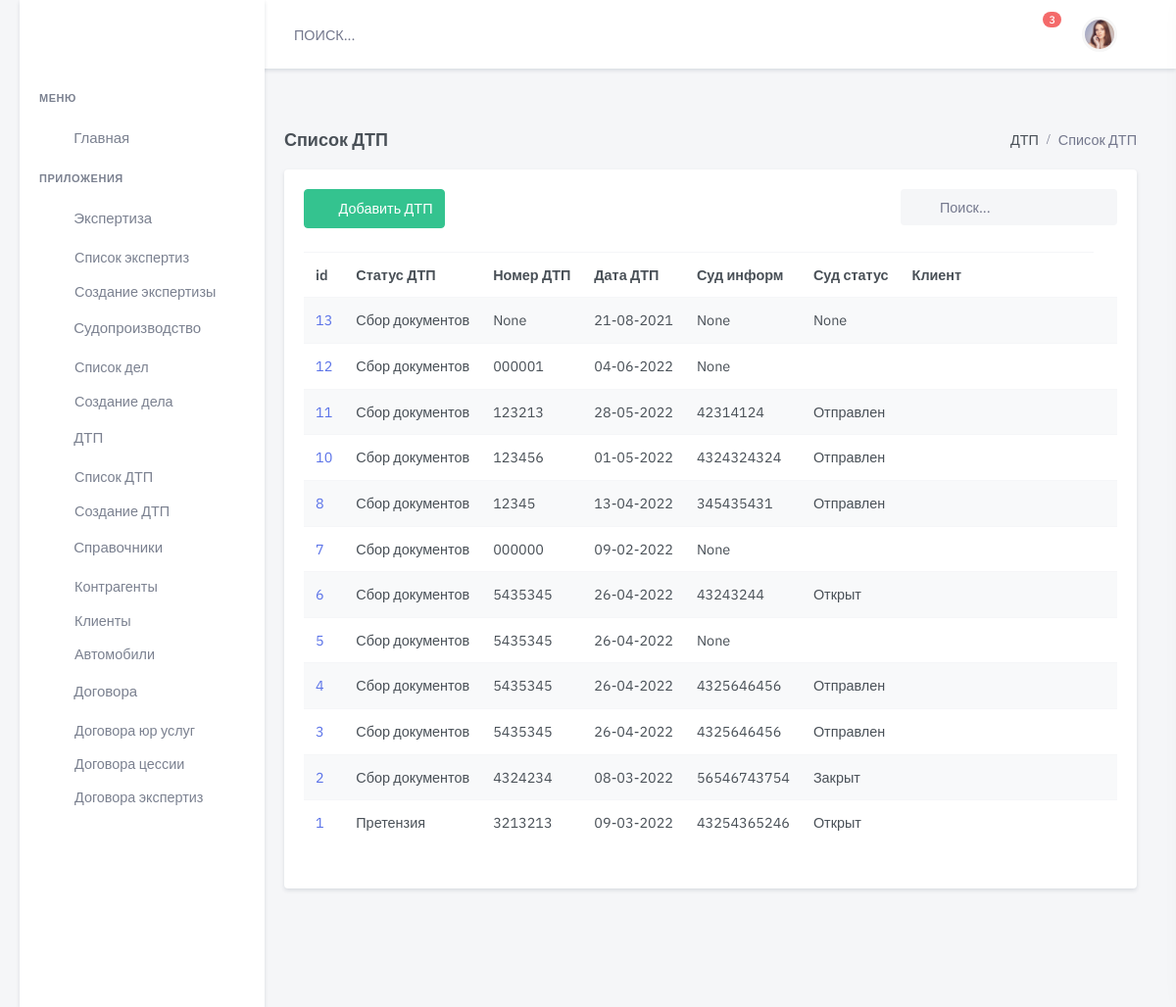
The app's page /accident/, older data.
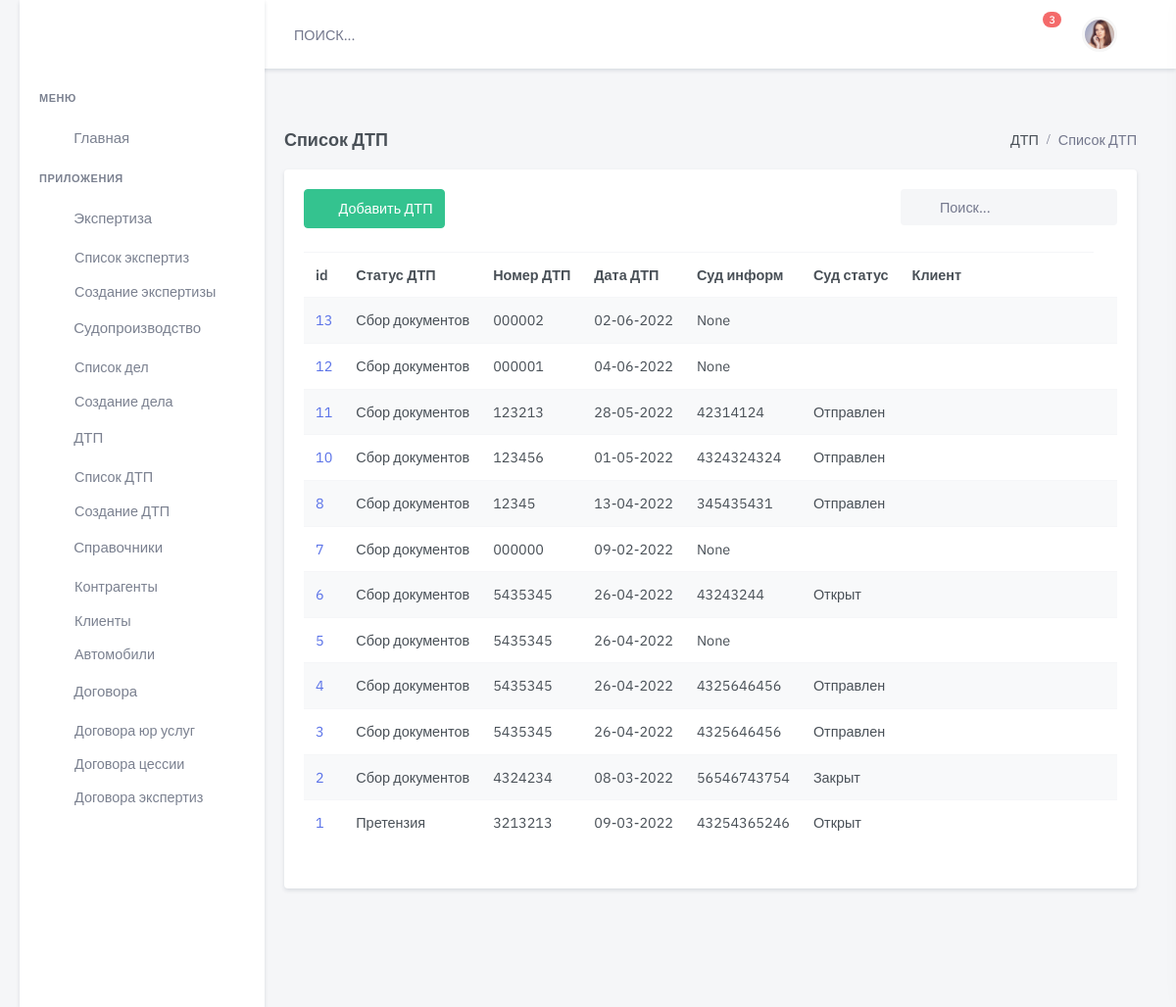
The same page, newer data.
### accident/models.py (models this page shows, shortened)
class Accident(models.Model):
    status = models.ForeignKey(
        Status,
        on_delete=models.CASCADE,
        related_name='status_acc',
        blank=True,
        null=True, verbose_name='Статус  дела о ДТП')
    data = models.DateField(
        blank=True,
        null=True,
        default=None,
        verbose_name='Дата ДТП ')
    time = models.TimeField(
        blank=True,
        null=True,
        default=None,
        verbose_name='Время ДТП ')
    location_accident = models.CharField(
        max_length=400,
        blank=True,
        default=None,
        verbose_name='Место ДТП')
    number = models.CharField(
        max_length=24,
        blank=True,
        null=True,
        default=None,
        verbose_name='Номер протокола')
    dtp_doc = models.ForeignKey(
        AccidentDoc,
        on_delete=models.CASCADE,
        related_name='dtp_doc',
        blank=True,
        null=True, verbose_name='Документ Основание ')
    file_doc = models.FileField(
        upload_to='upload/protokol_doc/',
        null=True, default=None,
        verbose_name="Файл Основание",
        blank=True, )
    dtp_pos = models.ForeignKey(
        AccidentPos,
        on_delete=models.CASCADE,
        related_name='AccidentPos',
        blank=True,
        null=True,
        verbose_name='Документ Постановление ')
    file_pos = models.FileField(
        upload_to='upload/protokol_pos/',
        null=True,
        default=None,
        blank=True,
        verbose_name="Файл Постановление")
    court_info = models.ForeignKey(
        InfoCourt,
        on_delete=models.CASCADE,
        related_name='court_info',
        blank=True,
        null=True, verbose_name='Инфо о Судопроизводстве')
    data_insurance = models.DateField(
        blank=True,
        null=True,
        default=None,
        verbose_name='Дата обращения в Страховую')
    message = models.CharField(
        max_length=100000,
        blank=True,
        null=True,
        default=None,
        verbose_name='Комментарий')
    slug = models.SlugField(max_length=200, default=uuid.uuid1)
    is_active = models.BooleanField(default=True)
    created = models.DateTimeField(auto_now_add=True, auto_now=False)
    updated = models.DateTimeField(auto_now_add=False, auto_now=True)
    def __str__(self):
        return 'id {}, номер {}, место дтп {}, клиент{}'.format(self.id, self.number, self.location_accident,
                                    self.partner_accident.filter(type='True').first())
    class Meta:
        verbose_name = "ДТП  "
        verbose_name_plural = "ДТП"
        ordering = ['-created']

class Status(models.Model):
    name = models.CharField(
        max_length=100,
        blank=True,
        null=True,
        default=None,
        verbose_name='Наименование')
    comment = models.CharField(
        max_length=100,
        blank=True,
        null=True,
        default=None,
        verbose_name='Комментарий')
    is_active = models.BooleanField(default=True)
    created = models.DateTimeField(auto_now_add=True, auto_now=False)
    updated = models.DateTimeField(auto_now_add=False, auto_now=True)
    def __str__(self):
        return "%s" % self.name
    class Meta:
        verbose_name = 'Статус  дела о ДТП'
        verbose_name_plural = 'Статусы дела о ДТП'

### court/models.py (models this page shows, shortened)
class InfoCourt(models.Model):
    status = models.ForeignKey(
        Status,
        on_delete=models.CASCADE,
        verbose_name='Статус  дела',
        related_name='court_status',
        default=None,
        blank=True,
        null=True
    )
    judge = models.ForeignKey(
        judge,
        on_delete=models.CASCADE,
        verbose_name='Судья',
        related_name='court_judge',
        default=None,
        blank=True,
        null=True
    )
    case_number = models.CharField(
        max_length=24,
        blank=True,
        null=True,
        default=None,
        verbose_name='Номер Судебного дела')
    uid_number = models.CharField(
        max_length=26,
        blank=True,
        null=True,
        default=None,
        verbose_name='УИД Судебного дела')
    data_reg = models.DateField(
        blank=True,
        null=True,
        default=None,
        verbose_name='Дата регистрации дела')
    location = models.ForeignKey(
        ListCourt,
        on_delete=models.CASCADE,
        blank=True,
        null=True,
        default=None,
        related_name='location', verbose_name='Место  ')
    message = models.TextField(
        max_length=50000,
        blank=True,
        null=True,
        default=None,
        verbose_name='Результат события Коментарий')
    is_active = models.BooleanField(default=True)
    created = models.DateTimeField(auto_now_add=True, auto_now=False)
    updated = models.DateTimeField(auto_now_add=False, auto_now=True)
    def __str__(self):
        return "%s" % self.uid_number
    class Meta:
        verbose_name = "Информация дела"
        verbose_name_plural = "Информация дела"
        ordering = ['-created']

### accident/views.py (the view)
# urls.py: path('', accident_list, name='accident-list'),
def accident_list(request):
    accident = Accident.objects.all()
    print(accident)
    return render(request,
                  'dist/accident/list.html',
                  {'accident': accident,
                   }
                  )

### client/models.py (called while the page is built)
    def __str__(self):
        return "%s" % self.name

    def __str__(self):
        return "%s" % self.status

### court/models.py (called while the page is built)
    def __str__(self):
        return "%s" % self.name

### templates/dist/accident/list.html (shortened to what this page needs)
{% extends 'dist/include/base.html' %}
{% load static %}
{% block content %}
  <div class="main-content">
    <div class="page-content">
      <div class="container-fluid">
        <div class="row">
          <div class="col-12">
            <div class="page-title-box d-flex align-items-center justify-content-between">
              <h4 class="mb-0">Список ДТП</h4>
              <div class="page-title-right">
                <ol class="breadcrumb m-0">
                  <li class="breadcrumb-item"><a href="javascript: void(0);">ДТП</a></li>
                  <li class="breadcrumb-item active">Список ДТП</li>
                </ol>
              </div>
            </div>
          </div>
        </div>
        <div class="row">
          <div class="col-lg-12">
            <div class="card">
              <div class="card-body">
                <div class="row mb-2">
                  <div class="col-md-6">
                    <div class="mb-3">
                      <a href="{% url 'accident-new' %}" class="btn btn-success waves-effect waves-light">
                        <i class="mdi mdi-plus me-2"></i> Добавить ДТП</a>
                    </div>
                  </div>
                  <div class="col-md-6">
                    <div class="form-inline float-md-end mb-3">
                      <div class="search-box ms-2">
                        <div class="position-relative">
                          <input type="text" class="form-control rounded bg-light border-0" placeholder="Поиск...">
                          <i class="mdi mdi-magnify search-icon"></i>
                        </div>
                      </div>
                    </div>
                  </div>
                </div>
                <div class="table-responsive mb-4">
                  <table class="table table-striped table-nowrap mb-0">
                    <thead>
                    <tr>
                      <th scope="col">id</th>
                      <th scope="col">Статус ДТП</th>
                      <th scope="col">Номер ДТП</th>
                      <th scope="col">Дата ДТП</th>
                      <th scope="col">Суд информ</th>
                      <th scope="col">Суд статус</th>
                      <th scope="col" style="width: 200px;">Клиент</th>
                    </tr>
                    </thead>
                    <tbody>
                    {% for item in accident %}
                      <tr>
                        <td>
                          <a href="/accident/accident-add-partner/{{ item.id }}/">{{ item.id }}</a>
                        </td>
                        <td>{{ item.status }}</td>
                        <td>{{ item.number }}</td>
                        <td>{{ item.data |date:"d-m-Y" }}</td>
                        <td>{{ item.court_info}} </td>
                        <td>{{ item.court_info.status }}</td>
                        <td>{{ item.partner_accidentя }}</td>
                        <td>
                        </td>
                      </tr>
                    {% endfor %}
                    </tbody>
                  </table>
                 </div>
              </div>
            </div>
          </div>
        </div>
      </div>
    </div>
  </div>
{% endblock content %}

Row changes from the older to the newer data that the page shows:
changed Accident id 13: number "None" → "000002"; data "21-08-2021" → "02-06-2022"; court_info.status "None" → (not shown)
